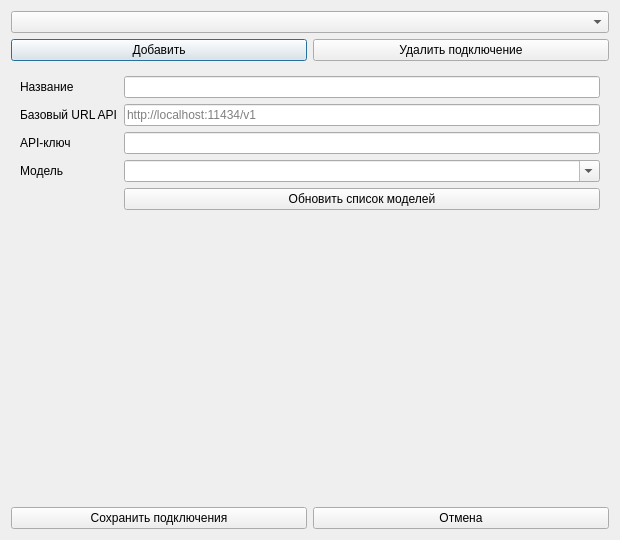
<ui version="4.0">
 <class>ProviderWindow</class>
 <widget class="QDialog" name="ProviderWindow">
  <property name="windowTitle"><string>Подключения ИИ</string></property>
  <property name="geometry"><rect><x>0</x><y>0</y><width>620</width><height>540</height></rect></property>
  <layout class="QVBoxLayout" name="verticalLayout">
   <item><widget class="QComboBox" name="profileCombo"><property name="accessibleName"><string>Подключение ИИ</string></property></widget></item>
   <item><layout class="QHBoxLayout" name="profileButtons">
    <item><widget class="QPushButton" name="addButton"><property name="text"><string>Добавить</string></property></widget></item>
    <item><widget class="QPushButton" name="deleteButton"><property name="text"><string>Удалить подключение</string></property></widget></item>
   </layout></item>
   <item><widget class="QWidget" name="fields"><layout class="QFormLayout" name="formLayout">
    <item row="0" column="0"><widget class="QLabel" name="nameLabel"><property name="text"><string>Название</string></property></widget></item>
    <item row="0" column="1"><widget class="QLineEdit" name="nameInput" /></item>
    <item row="1" column="0"><widget class="QLabel" name="urlLabel"><property name="text"><string>Базовый URL API</string></property></widget></item>
    <item row="1" column="1"><widget class="QLineEdit" name="urlInput"><property name="placeholderText"><string>http://localhost:11434/v1</string></property></widget></item>
    <item row="2" column="0"><widget class="QLabel" name="keyLabel"><property name="text"><string>API-ключ</string></property></widget></item>
    <item row="2" column="1"><widget class="QLineEdit" name="keyInput"><property name="echoMode"><enum>QLineEdit::Password</enum></property></widget></item>
    <item row="3" column="0"><widget class="QLabel" name="modelLabel"><property name="text"><string>Модель</string></property></widget></item>
    <item row="3" column="1"><widget class="QComboBox" name="modelCombo"><property name="editable"><bool>true</bool></property><property name="insertPolicy"><enum>QComboBox::NoInsert</enum></property></widget></item>
    <item row="4" column="1"><widget class="QPushButton" name="refreshButton"><property name="text"><string>Обновить список моделей</string></property></widget></item>
   </layout></widget></item>
   <item><widget class="QLabel" name="statusLabel"><property name="wordWrap"><bool>true</bool></property></widget></item>
   <item><layout class="QHBoxLayout" name="buttonsLayout">
    <item><widget class="QPushButton" name="saveButton"><property name="text"><string>Сохранить подключения</string></property></widget></item>
    <item><widget class="QPushButton" name="cancelButton"><property name="text"><string>Отмена</string></property></widget></item>
   </layout></item>
  </layout>
 </widget>
 <resources />
 <connections />
</ui>
